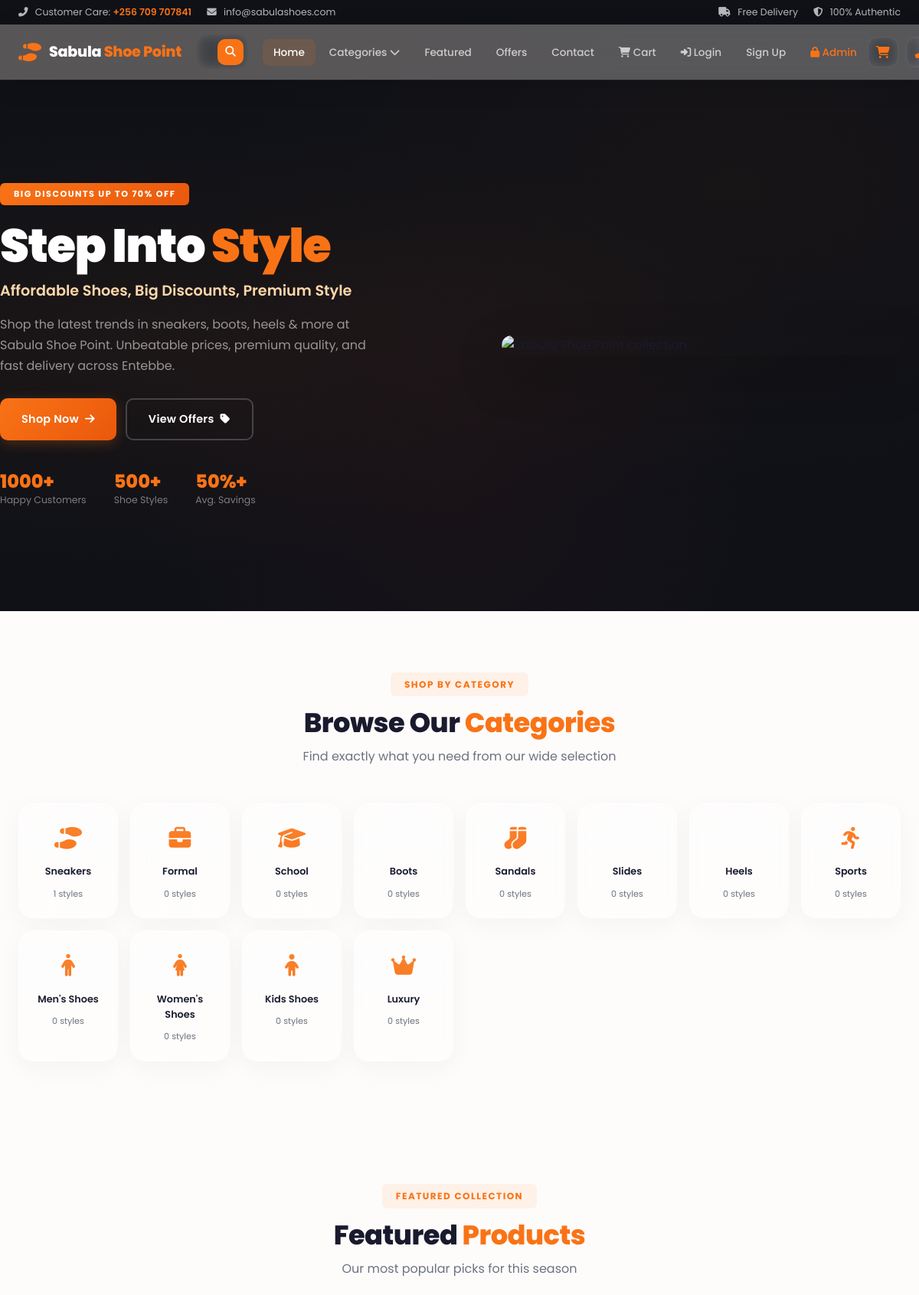
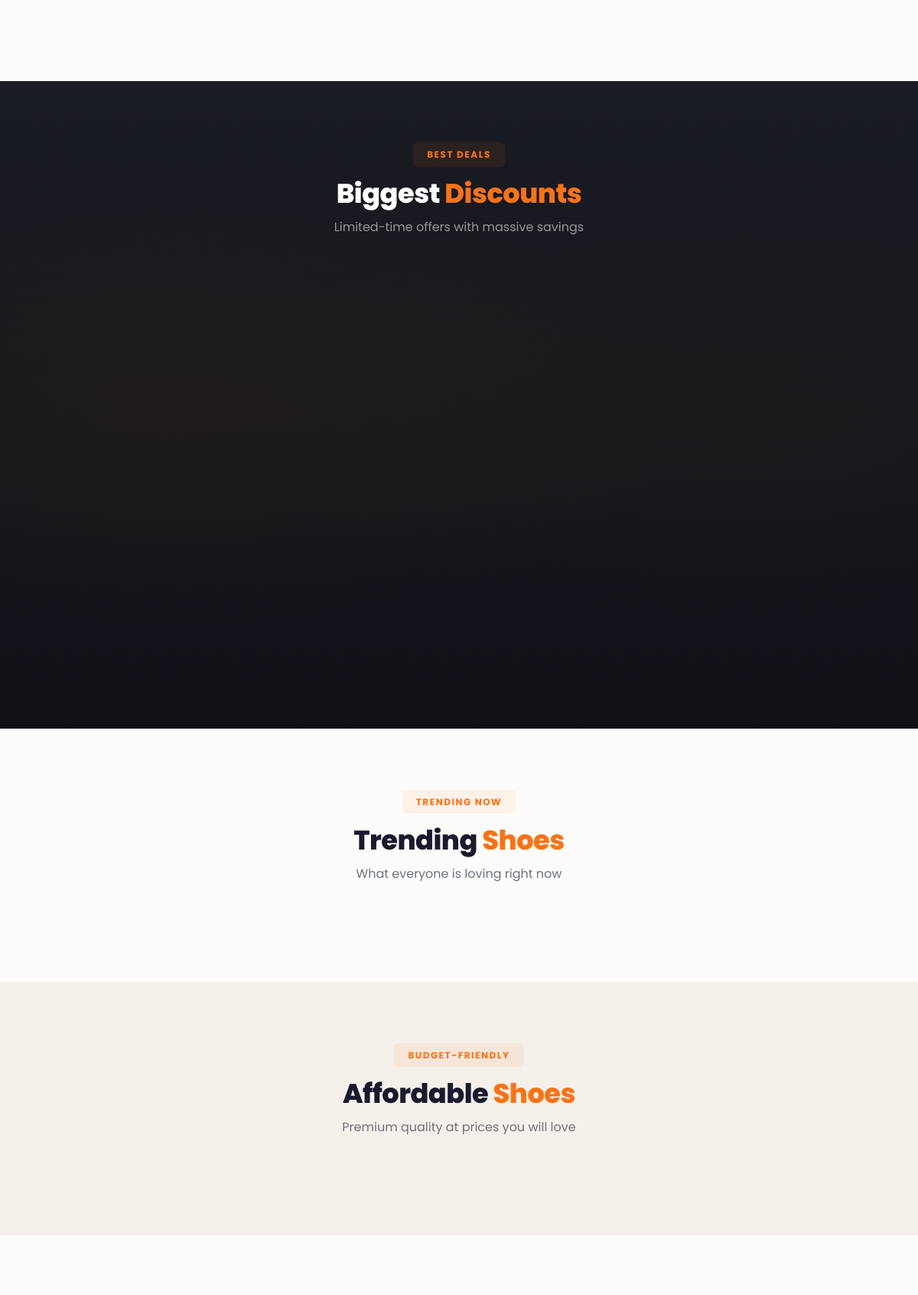
The page / (upper part) on the database its author committed (2 pictures, top to bottom).
### app.py (models this page shows, shortened)
class Category(db.Model):
    id = db.Column(db.Integer, primary_key=True)
    name = db.Column(db.String(100), nullable=False)
    slug = db.Column(db.String(100), unique=True, nullable=False)
    icon = db.Column(db.String(50), default='fa-shoe-prints')
    products = db.relationship('Product', backref='category', lazy=True, cascade='all, delete-orphan')

### app.py (the view)
@app.route('/')
def home():
    featured = Product.query.filter_by(featured=True).order_by(Product.created_at.desc()).limit(8).all()
    discounts = Product.query.order_by(Product.discount_price.asc()).limit(6).all()
    trending = Product.query.filter_by(trending=True).order_by(Product.created_at.desc()).limit(6).all()
    affordable = Product.query.filter_by(affordable=True).order_by(Product.discount_price.asc()).limit(6).all()
    return render_template('index.html',
                           featured=featured,
                           discounts=discounts,
                           trending=trending,
                           affordable=affordable)

### app.py (called while the page is built, shortened)
@app.context_processor
def inject_globals():
    categories = Category.query.all()
    cart = session.get('cart', [])
    cart_count = sum(item['quantity'] for item in cart)
    cart_total = 0
    cart_items = []
    user = None
    if session.get('user_id'):
        user = User.query.get(session['user_id'])
    return dict(
        categories=categories,
        cart_count=cart_count,
        cart_items=cart_items,
        cart_total=cart_total,
        current_user=user
    )

@app.template_filter('format_price')
def format_price(amount):
    return f'UGX {amount:,.0f}'

### templates/index.html (shortened to what this page needs)
{% extends "base.html" %}
{% block content %}
<section class="hero" id="home">
  <div class="hero-bg"></div>
  <div class="container hero-content">
    <div class="hero-text">
      <span class="hero-badge">BIG DISCOUNTS UP TO 70% OFF</span>
      <h1>Step Into <span class="text-highlight">Style</span></h1>
      <p class="hero-subtitle">Affordable Shoes, Big Discounts, Premium Style</p>
      <p class="hero-desc">Shop the latest trends in sneakers, boots, heels &amp; more at Sabula Shoe Point. Unbeatable prices, premium quality, and fast delivery across Entebbe.</p>
      <div class="hero-buttons">
        <a href="#featured" class="btn btn-primary">Shop Now <i class="fas fa-arrow-right"></i></a>
        <a href="#discounts" class="btn btn-outline">View Offers <i class="fas fa-tag"></i></a>
      </div>
      <div class="hero-stats">
        <div class="stat"><span class="stat-num">1000+</span><span class="stat-label">Happy Customers</span></div>
        <div class="stat"><span class="stat-num">500+</span><span class="stat-label">Shoe Styles</span></div>
        <div class="stat"><span class="stat-num">50%+</span><span class="stat-label">Avg. Savings</span></div>
      </div>
    </div>
    <div class="hero-image">
      <img src="https://images.unsplash.com/photo-1556742049-0cfed4f6a45d?w=600&h=500&fit=crop&q=80" alt="Sabula Shoe Point collection" loading="lazy" />
    </div>
  </div>
</section>
<section class="section categories-section" id="categories">
  <div class="container">
    <div class="section-header">
      <span class="section-tag">Shop By Category</span>
      <h2>Browse Our <span class="text-highlight">Categories</span></h2>
      <p>Find exactly what you need from our wide selection</p>
    </div>
    <div class="categories-grid">
      {% for cat in categories %}
      <a href="{{ url_for('category_page', slug=cat.slug) }}" class="category-card">
        <div class="category-icon"><i class="fas {{ cat.icon }}"></i></div>
        <span class="category-name">{{ cat.name }}</span>
        <span class="category-count">{{ cat.products|length }} styles</span>
      </a>
      {% endfor %}
    </div>
  </div>
</section>
<section class="section featured-section" id="featured">
  <div class="container">
    <div class="section-header">
      <span class="section-tag">Featured Collection</span>
      <h2>Featured <span class="text-highlight">Products</span></h2>
      <p>Our most popular picks for this season</p>
    </div>
  </div>
</section>
<section class="section discounts-section" id="discounts">
  <div class="container">
    <div class="section-header">
      <span class="section-tag">Best Deals</span>
      <h2>Biggest <span class="text-highlight">Discounts</span></h2>
      <p>Limited-time offers with massive savings</p>
    </div>
    <div class="products-grid">
    </div>
  </div>
</section>
<section class="section trending-section" id="trending">
  <div class="container">
    <div class="section-header">
      <span class="section-tag">Trending Now</span>
      <h2>Trending <span class="text-highlight">Shoes</span></h2>
      <p>What everyone is loving right now</p>
    </div>
  </div>
</section>
<section class="section affordable-section" id="affordable">
  <div class="container">
    <div class="section-header">
      <span class="section-tag">Budget-Friendly</span>
      <h2>Affordable <span class="text-highlight">Shoes</span></h2>
      <p>Premium quality at prices you will love</p>
    </div>
  </div>
</section>
<section class="section testimonials-section">
</section>
{% endblock %}

### rows shown on the page
Category: name "Sneakers", products|length "1"
Category: name "Formal", products|length "0"
Category: name "School", products|length "0"
Category: name "Boots", products|length "0"
Category: name "Sandals", products|length "0"
Category: name "Slides", products|length "0"
Category: name "Heels", products|length "0"
Category: name "Sports", products|length "0"
Category: name "Men's Shoes", products|length "0"
Category: name "Women's Shoes", products|length "0"
Category: name "Kids Shoes", products|length "0"
Category: name "Luxury", products|length "0"
